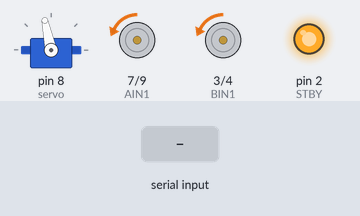
Simulated run of this sketch. Board: Arduino Uno, built with avr-gcc and run on an emulated ATmega328P. On the bench: servo, motor-driver pin pairs drawn as motors (green arrow = first pin HIGH = forward, orange = second pin HIGH = backward, longer = more drive, scaled by the enable pin, stopped while the standby pin is LOW), output pins drawn as LEDs (lit = HIGH). The test bench sets the inputs (shaded band).

Above: at 1.2 s.
1.3 s: "p" received over Serial
At 1.7 s:
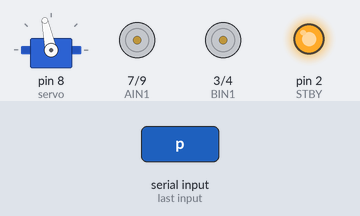
2.8 s: "a" received over Serial
At 3.5 s:
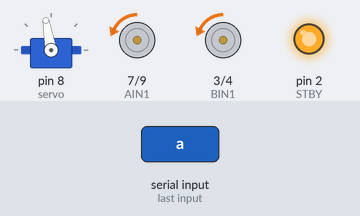
4.3 s: "s" received over Serial
At 5.5 s:
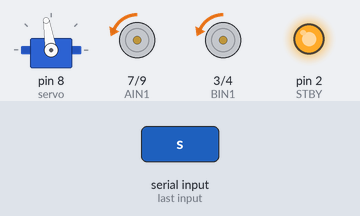
5.8 s: "p" received over Serial
At 6.1 s:
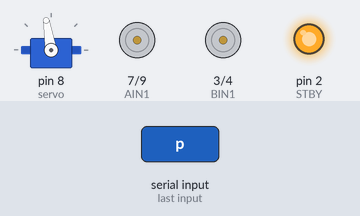
7.3 s: "d" received over Serial
At 7.9 s:
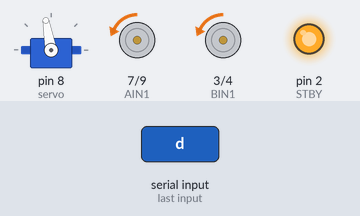
Timing chart, 0 to 9.8 s (numbered marks = the images above; inputs shaded):
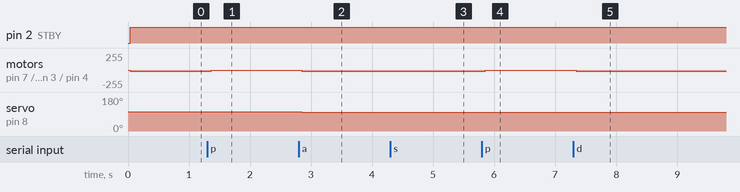

The sketch:

car_controller.ino
```cpp
#include <Servo.h>

#define AIN1 7
#define AIN2 9
#define PWMA 6
#define BIN1 3
#define BIN2 4
#define PWMB 5
#define STBY 2

#define MAX_ANGLE 32

Servo servo;
char key = 'c';
int offset = 102;
int angle = 0;

void setup(){
  servo.attach(8);

  pinMode(AIN1, OUTPUT);
  pinMode(AIN2, OUTPUT);
  pinMode(BIN1, OUTPUT);
  pinMode(BIN2, OUTPUT);
  pinMode(STBY, OUTPUT);

  Serial.begin(9600);
  servo.write(offset + angle);
}

void loop(){
  if(Serial.available() > 0){
    key = Serial.read();
  }
  if(key == 'a'){
    angle -= 2;
    if(angle < -MAX_ANGLE){
      angle = -MAX_ANGLE;
    }
    key = 'c';
  }else if(key == 's'){
    angle -= 1;
    if(angle < -MAX_ANGLE){
      angle = -MAX_ANGLE;
    }
    key = 'c';
  }else if(key == 'd'){
    angle += 1;
    if(angle > MAX_ANGLE){
      angle = MAX_ANGLE;
    }
    key = 'c';
  }else if(key == 'f'){
    angle += 2;
    if(angle > MAX_ANGLE){
      angle = MAX_ANGLE;
    }
    key = 'c';
  }
  delay(40);
  servo.write(offset + angle);

  analogWrite(PWMA, 15);
  analogWrite(PWMB, 15);

  digitalWrite(AIN1, LOW);
  //digitalWrite(AIN2, HIGH);
  digitalWrite(BIN1, LOW);
  //digitalWrite(BIN2, HIGH);
  digitalWrite(STBY, HIGH);
  if(key == 'p'){
      digitalWrite(AIN2, LOW);
      digitalWrite(BIN2, LOW);
  }else{
      digitalWrite(AIN2, HIGH);
      digitalWrite(BIN2, HIGH);
  }
}
```

Measured:
- after the input at 1.3 s, motor on pin 7 (AIN1) / pin 9 (AIN2), motor on pin 3 (BIN1) / pin 4 (BIN2): backward 15/255 → stopped after 0.06 s
- after the input at 2.8 s, motor on pin 7 (AIN1) / pin 9 (AIN2), motor on pin 3 (BIN1) / pin 4 (BIN2): stopped → backward 15/255 after 0.05 s; servo on pin 8 (servo): 102° → 100° after 0.05 s
- after the input at 4.3 s, servo on pin 8 (servo): 100° → 99° after 0.07 s
- after the input at 5.8 s, motor on pin 7 (AIN1) / pin 9 (AIN2), motor on pin 3 (BIN1) / pin 4 (BIN2): backward 15/255 → stopped after 0.06 s
- after the input at 7.3 s, motor on pin 7 (AIN1) / pin 9 (AIN2), motor on pin 3 (BIN1) / pin 4 (BIN2): stopped → backward 15/255 at once; servo on pin 8 (servo): 99° → 100° at once
